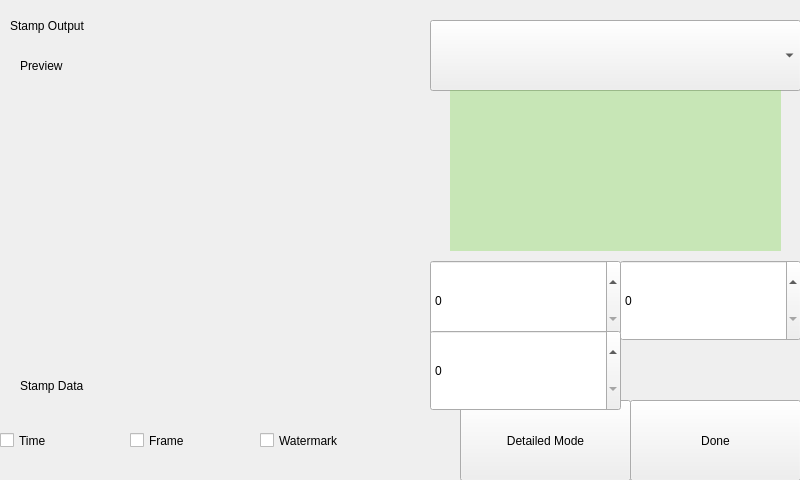
<?xml version="1.0" encoding="UTF-8"?>
<ui version="4.0">
 <class>Form</class>
 <widget class="QWidget" name="Form">
  <property name="geometry">
   <rect>
    <x>0</x>
    <y>0</y>
    <width>800</width>
    <height>480</height>
   </rect>
  </property>
  <property name="windowTitle">
   <string>Stamp Output</string>
  </property>
  <widget class="Backdrop" name="backdrop">
   <property name="geometry">
    <rect>
     <x>0</x>
     <y>0</y>
     <width>801</width>
     <height>91</height>
    </rect>
   </property>
  </widget>
  <widget class="HeaderLabel" name="headerlabel">
   <property name="geometry">
    <rect>
     <x>10</x>
     <y>10</y>
     <width>191</width>
     <height>31</height>
    </rect>
   </property>
   <property name="text">
    <string>Stamp Output</string>
   </property>
  </widget>
  <widget class="HeaderLabel" name="headerlabel_2">
   <property name="geometry">
    <rect>
     <x>20</x>
     <y>50</y>
     <width>141</width>
     <height>31</height>
    </rect>
   </property>
   <property name="text">
    <string>Preview</string>
   </property>
  </widget>
  <widget class="Backdrop" name="backdrop_2">
   <property name="geometry">
    <rect>
     <x>430</x>
     <y>90</y>
     <width>371</width>
     <height>391</height>
    </rect>
   </property>
  </widget>
  <widget class="Backdrop" name="backdrop_3">
   <property name="geometry">
    <rect>
     <x>0</x>
     <y>350</y>
     <width>431</width>
     <height>131</height>
    </rect>
   </property>
  </widget>
  <widget class="Backdrop" name="backdrop_4">
   <property name="geometry">
    <rect>
     <x>0</x>
     <y>80</y>
     <width>21</width>
     <height>271</height>
    </rect>
   </property>
  </widget>
  <widget class="HeaderLabel" name="headerlabel_3">
   <property name="geometry">
    <rect>
     <x>450</x>
     <y>10</y>
     <width>141</width>
     <height>31</height>
    </rect>
   </property>
   <property name="text">
    <string>Watermark</string>
   </property>
  </widget>
  <widget class="Label" name="label">
   <property name="geometry">
    <rect>
     <x>640</x>
     <y>12</y>
     <width>141</width>
     <height>31</height>
    </rect>
   </property>
   <property name="text">
    <string>256×128px max</string>
   </property>
   <property name="alignment">
    <set>Qt::AlignRight|Qt::AlignTrailing|Qt::AlignVCenter</set>
   </property>
  </widget>
  <widget class="ComboBox" name="combobox">
   <property name="geometry">
    <rect>
     <x>430</x>
     <y>20</y>
     <width>371</width>
     <height>71</height>
    </rect>
   </property>
   <property name="clickMarginBottomSetter" stdset="0">
    <enum>ComboBox::half</enum>
   </property>
  </widget>
  <widget class="QWidget" name="widget" native="true">
   <property name="geometry">
    <rect>
     <x>450</x>
     <y>90</y>
     <width>331</width>
     <height>161</height>
    </rect>
   </property>
   <property name="styleSheet">
    <string notr="true">background-color: rgba(120, 214, 69, 85);</string>
   </property>
  </widget>
  <widget class="Label" name="label_2">
   <property name="geometry">
    <rect>
     <x>450</x>
     <y>250</y>
     <width>151</width>
     <height>41</height>
    </rect>
   </property>
   <property name="text">
    <string>Offset X</string>
   </property>
  </widget>
  <widget class="Label" name="label_3">
   <property name="geometry">
    <rect>
     <x>630</x>
     <y>250</y>
     <width>151</width>
     <height>41</height>
    </rect>
   </property>
   <property name="text">
    <string>Offset Y</string>
   </property>
  </widget>
  <widget class="SpinBox" name="uiOffsetX">
   <property name="geometry">
    <rect>
     <x>430</x>
     <y>260</y>
     <width>191</width>
     <height>81</height>
    </rect>
   </property>
  </widget>
  <widget class="SpinBox" name="uiOffsetY">
   <property name="geometry">
    <rect>
     <x>620</x>
     <y>260</y>
     <width>181</width>
     <height>81</height>
    </rect>
   </property>
   <property name="clickMarginLeftSetter" stdset="0">
    <enum>SpinBox::half</enum>
   </property>
  </widget>
  <widget class="SpinBox" name="uiOpacity">
   <property name="geometry">
    <rect>
     <x>430</x>
     <y>330</y>
     <width>191</width>
     <height>81</height>
    </rect>
   </property>
   <property name="clickMarginBottomSetter" stdset="0">
    <enum>SpinBox::full</enum>
   </property>
  </widget>
  <widget class="Label" name="label_4">
   <property name="geometry">
    <rect>
     <x>450</x>
     <y>320</y>
     <width>151</width>
     <height>41</height>
    </rect>
   </property>
   <property name="text">
    <string>Opacity</string>
   </property>
  </widget>
  <widget class="HeaderLabel" name="headerlabel_4">
   <property name="geometry">
    <rect>
     <x>20</x>
     <y>370</y>
     <width>141</width>
     <height>31</height>
    </rect>
   </property>
   <property name="text">
    <string>Stamp Data</string>
   </property>
  </widget>
  <widget class="CheckBox" name="checkbox">
   <property name="geometry">
    <rect>
     <x>0</x>
     <y>400</y>
     <width>131</width>
     <height>81</height>
    </rect>
   </property>
   <property name="text">
    <string>Time</string>
   </property>
  </widget>
  <widget class="CheckBox" name="checkbox_2">
   <property name="geometry">
    <rect>
     <x>130</x>
     <y>400</y>
     <width>131</width>
     <height>81</height>
    </rect>
   </property>
   <property name="text">
    <string>Frame</string>
   </property>
  </widget>
  <widget class="CheckBox" name="checkbox_3">
   <property name="geometry">
    <rect>
     <x>260</x>
     <y>400</y>
     <width>151</width>
     <height>81</height>
    </rect>
   </property>
   <property name="text">
    <string>Watermark</string>
   </property>
  </widget>
  <widget class="Button" name="uiDetailedMode">
   <property name="geometry">
    <rect>
     <x>460</x>
     <y>400</y>
     <width>171</width>
     <height>81</height>
    </rect>
   </property>
   <property name="text">
    <string>Detailed Mode</string>
   </property>
   <property name="clickMarginRightSetter" stdset="0">
    <enum>Button::half</enum>
   </property>
  </widget>
  <widget class="Button" name="uiDone">
   <property name="geometry">
    <rect>
     <x>630</x>
     <y>400</y>
     <width>171</width>
     <height>81</height>
    </rect>
   </property>
   <property name="text">
    <string>Done</string>
   </property>
   <property name="clickMarginLeftSetter" stdset="0">
    <enum>Button::half</enum>
   </property>
  </widget>
  <zorder>backdrop</zorder>
  <zorder>headerlabel</zorder>
  <zorder>headerlabel_2</zorder>
  <zorder>backdrop_2</zorder>
  <zorder>backdrop_3</zorder>
  <zorder>backdrop_4</zorder>
  <zorder>headerlabel_3</zorder>
  <zorder>label</zorder>
  <zorder>combobox</zorder>
  <zorder>widget</zorder>
  <zorder>label_2</zorder>
  <zorder>label_3</zorder>
  <zorder>uiOffsetX</zorder>
  <zorder>uiOffsetY</zorder>
  <zorder>label_4</zorder>
  <zorder>headerlabel_4</zorder>
  <zorder>checkbox</zorder>
  <zorder>checkbox_2</zorder>
  <zorder>checkbox_3</zorder>
  <zorder>uiDetailedMode</zorder>
  <zorder>uiDone</zorder>
  <zorder>uiOpacity</zorder>
 </widget>
 <customwidgets>
  <customwidget>
   <class>Backdrop</class>
   <extends>QLabel</extends>
   <header>backdrop</header>
  </customwidget>
  <customwidget>
   <class>Button</class>
   <extends>QPushButton</extends>
   <header>button</header>
  </customwidget>
  <customwidget>
   <class>CheckBox</class>
   <extends>QCheckBox</extends>
   <header>check_box</header>
  </customwidget>
  <customwidget>
   <class>ComboBox</class>
   <extends>QComboBox</extends>
   <header>combo_box</header>
  </customwidget>
  <customwidget>
   <class>HeaderLabel</class>
   <extends>QLabel</extends>
   <header>header_label</header>
  </customwidget>
  <customwidget>
   <class>Label</class>
   <extends>QLabel</extends>
   <header>label</header>
  </customwidget>
  <customwidget>
   <class>SpinBox</class>
   <extends>QSpinBox</extends>
   <header>spin_box</header>
  </customwidget>
 </customwidgets>
 <resources/>
 <connections/>
</ui>
